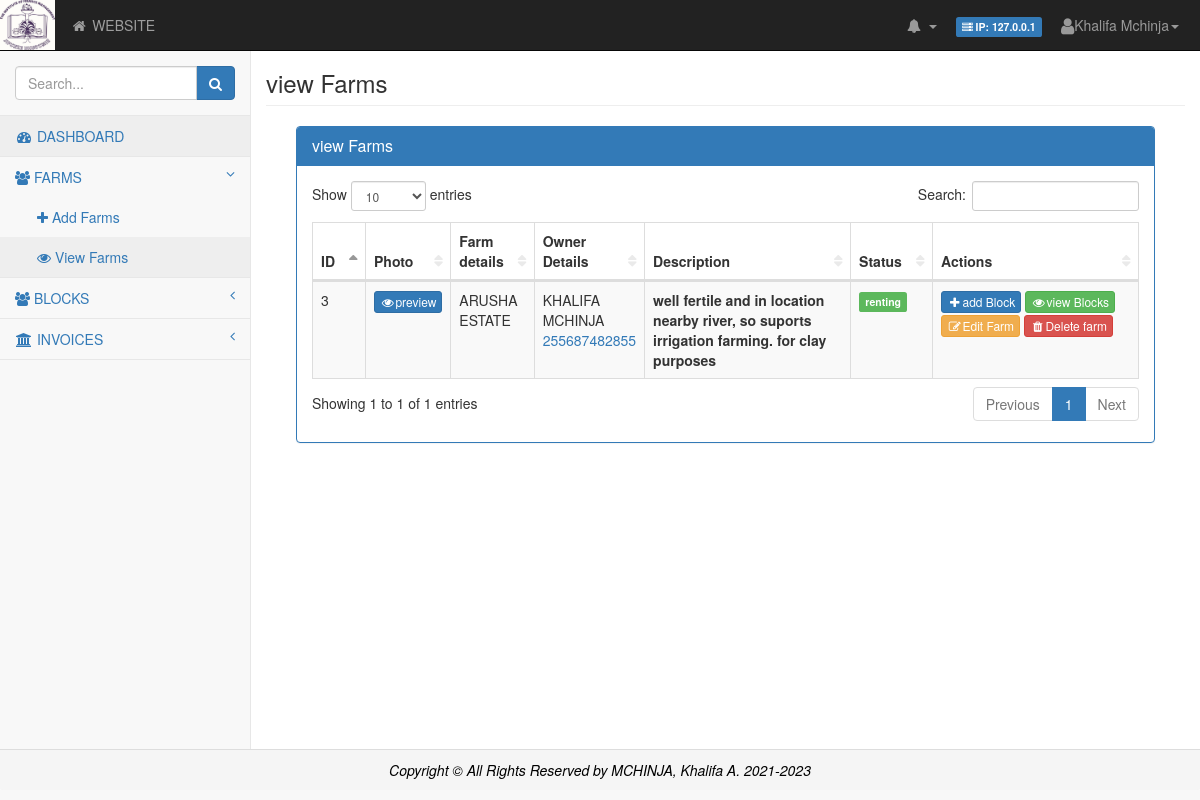
The app's page /landlord/view_farms.php (signed in) with its own data.
### tables this page shows
CREATE TABLE `farms` (
  `farmID` int(11) NOT NULL,
  `farmNo` varchar(100) DEFAULT NULL,
  `farmName` varchar(100) DEFAULT NULL,
  `ownerID` int(11) NOT NULL,
  `description` text DEFAULT NULL,
  `category` varchar(100) DEFAULT NULL,
  `farmPicture` varchar(255) DEFAULT NULL,
  `farmToken` varchar(100) DEFAULT NULL,
  `status` varchar(20) NOT NULL DEFAULT 'renting',
  `added_by` int(11) DEFAULT NULL,
  `date_added` timestamp NOT NULL DEFAULT current_timestamp(),
  `updated_by` int(11) DEFAULT NULL,
  `date_updated` timestamp NULL DEFAULT NULL ON UPDATE current_timestamp()
);

CREATE TABLE `users` (
  `userID` int(11) NOT NULL,
  `fname` varchar(255) NOT NULL,
  `mname` varchar(255) DEFAULT NULL,
  `lname` varchar(255) NOT NULL,
  `gender` varchar(11) DEFAULT NULL,
  `password` varchar(255) NOT NULL,
  `email` varchar(255) NOT NULL,
  `phone` varchar(15) DEFAULT NULL,
  `dob` datetime DEFAULT NULL,
  `TIN` varchar(255) DEFAULT NULL,
  `NIDA` varchar(255) DEFAULT NULL,
  `role` varchar(255) NOT NULL,
  `status` varchar(11) DEFAULT 'active',
  `photo` varchar(255) DEFAULT NULL,
  `token` varchar(255) DEFAULT NULL,
  `added_by` varchar(255) DEFAULT NULL,
  `date_added` datetime NOT NULL DEFAULT current_timestamp(),
  `updated_by` varchar(255) DEFAULT NULL,
  `date_updated` datetime DEFAULT NULL ON UPDATE current_timestamp()
);

### control.php (called while the page is built, shortened)
<?php
$db = mysqli_connect('localhost', 'root', '', 'fms');
class FarmRents{
	public function getUserData($userID){
	global $db;
		$sql ="SELECT * FROM users WHERE userID= '$userID' ";
		$result = mysqli_query($db, $sql);
		$user = mysqli_fetch_array($result, MYSQLI_ASSOC);
		return $user;
	}
}

### landlord/view_farms.php (the view, shortened to what this page needs)
<!DOCTYPE html>
<html lang="en">
    <head>
<title><?php $accesLevel="landlord"; $title ="view Farms"; echo $accesLevel.' | '.$title;?> </title>
                <div class="col-lg-12 col-lg-offset-0">
                    <div class=" panel panel-primary">
                        <div class="panel-heading">
                            <h3 class="panel-title"><?php echo $title;?></h3>
                        </div>
                        <div class="panel-body">
 <div class="table-responsive">
<?php
$sql = "SELECT *
FROM farms WHERE ownerID='$userID'
";
$result = $db->query($sql);
if ($result->num_rows>0)
	{
		echo "
<table class='table table-striped table-bordered table-hover' id='dataTables-example' width='100%'>
										   <thead>
                                                <tr>
                                                    <th>ID</th>
													<th>Photo</th>
													<th>Farm details</th>
                                                    <th>Owner Details</th>
                                                    <th width='25%'>Description</th>
													<th>Status</th>
													<th width='25%'>Actions</th>
                                                </tr>
                                            </thead>
                                            <tbody>
		";
		while($row = $result->fetch_assoc())
		{
$farmID= $row["farmID"];
$farmName=$row["farmName"];
$description=$row["description"];
$category= $row["category"];
$farmPicture = $row["farmPicture"];
$status= $row["status"];
$farmName =strtoupper($farmName);
$ownerID=$row["ownerID"];
$FarmRents = new FarmRents();
$userID = $ownerID;
$owner = $FarmRents->getUserData($userID);
$Fname =  strtoupper($owner['fname']);
$Lname =  strtoupper($owner['lname']);
$farmOwner = $Fname.' '.$Lname;
$farmOwner =strtoupper($farmOwner);
$ownerPhone =  $owner['phone'];
			echo "
<tr class='even gradeA'>
<td>
" . $farmID."
</td>
<td>
" .
"<a href=\"../FarmPictures/".$farmPicture."\">
<button type='button' class='btn btn-primary btn-xs' title='Preview farm Picture'>
  <i class='fa fa-fw fa-eye' aria-hidden='true'  title='Preview farm Picture'></i>preview
 </button>
</a>"
."
</td>
<td>" .$farmName."</td>
<td>
".$farmOwner." <br>
" .
"<a target='_blank' href=\"https://wa.me/".$ownerPhone."\" title='Chat on WhatsApp'>
" . $ownerPhone."
</a>"
."</td>
<td> <b>" .$description."  for <b>" .$category."</b> purposes</td>
<td>";
if ($status ==='renting') {
     echo "<span class='label label-success' title='Farm is letting'>renting</span>" ;
}
echo"</td>
<td >
" . "<a href=\"add_block.php?farmID=".$farmID."\">
 <button type='button' class='btn btn-primary btn-xs' title='Add block in this Farm'>
  <i class='fa fa-fw fa-plus' aria-hidden='true'  title='Add block in this Farm'></i>add Block
 </button>
</a>"."
" . "<a href=\"view_blocks.php?farmID=".$farmID."\">
 <button type='button' class='btn btn-success btn-xs' title='view blocks in this Farm'>
  <i class='fa fa-fw fa-eye' aria-hidden='true'  title='view blocks in this Farm'></i>view Blocks
 </button>
</a>"."
" .
"<a href=\"edit_farm.php?farmID=".$farmID."\">
<button type='button' class='btn btn-warning btn-xs' title='Edit this Farm'>
  <i class='fa fa-fw fa-edit' aria-hidden='true'  title='Edit this Farm'></i>Edit Farm
 </button>
</a>"
."
" .
"<a href=\"delete_farm.php?farmID=".$farmID."\">
<button type='button' class='btn btn-danger btn-xs' title='Delete this farm'>
  <i class='fa fa-fw fa-trash' aria-hidden='true'  title='Delete this farm'></i>Delete farm
 </button>
</a>"
."
</td>
</tr>
	 ";
	 }
	 echo "	</tbody>
         </table>";
        }
?>
                                    </div>
                        </div>
                    </div>
                </div>
<?php       include('foot.php');   ?>

### assets/css/startmin.css (style rules this page uses)
body { background-color: #f8f8f8; }
table.dataTable thead .sorting, table.dataTable thead .sorting_asc, table.dataTable thead .sorting_desc, table.dataTable thead .sorting_asc_disabled, table.dataTable thead .sorting_desc_disabled { background: 0 0; }
table.dataTable thead .sorting_asc:after { content: "\f0de"; float: right; font-family: fontawesome; }
table.dataTable thead .sorting:after { content: "\f0dc"; float: right; font-family: fontawesome; color: rgba(50,50,50,.5); }

### records on screen
farms: farmID "3", farmName "ARUSHA ESTATE", ownerID.lname "KHALIFA MCHINJA", ownerID.phone "255687482855", description "well fertile and in location nearby river, so suports irrigation farming.", category "clay", status "renting"

### other values on screen
$ipaddress "127.0.0.1"
$userNames "Khalifa Mchinja"
$title "view Farms"
